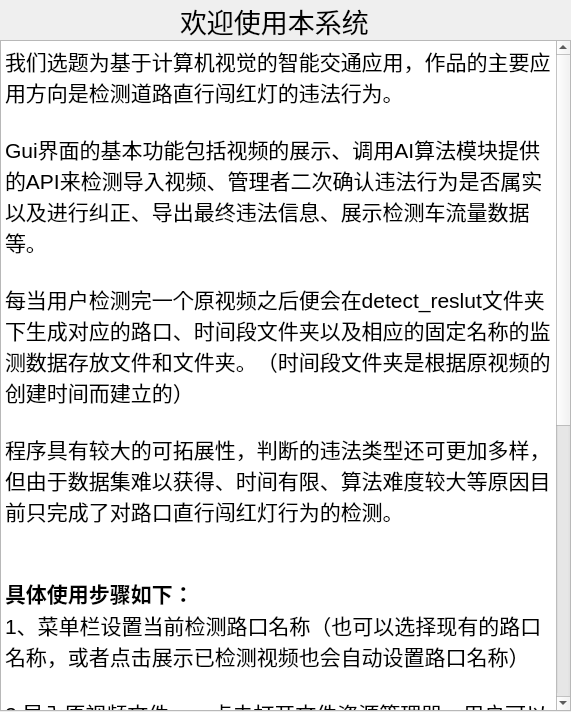
<?xml version="1.0" encoding="UTF-8"?>
<ui version="4.0">
 <class>Dialog</class>
 <widget class="QDialog" name="Dialog">
  <property name="geometry">
   <rect>
    <x>0</x>
    <y>0</y>
    <width>571</width>
    <height>712</height>
   </rect>
  </property>
  <property name="minimumSize">
   <size>
    <width>571</width>
    <height>712</height>
   </size>
  </property>
  <property name="maximumSize">
   <size>
    <width>571</width>
    <height>712</height>
   </size>
  </property>
  <property name="windowTitle">
   <string>使用手册</string>
  </property>
  <widget class="QTextBrowser" name="textBrowser">
   <property name="geometry">
    <rect>
     <x>0</x>
     <y>40</y>
     <width>571</width>
     <height>671</height>
    </rect>
   </property>
   <property name="html">
    <string>&lt;!DOCTYPE HTML PUBLIC &quot;-//W3C//DTD HTML 4.0//EN&quot; &quot;http://www.w3.org/TR/REC-html40/strict.dtd&quot;&gt;
&lt;html&gt;&lt;head&gt;&lt;meta name=&quot;qrichtext&quot; content=&quot;1&quot; /&gt;&lt;style type=&quot;text/css&quot;&gt;
p, li { white-space: pre-wrap; }
&lt;/style&gt;&lt;/head&gt;&lt;body style=&quot; font-family:'SimSun'; font-size:11.25pt; font-weight:400; font-style:normal;&quot;&gt;
&lt;p style=&quot; margin-top:0px; margin-bottom:0px; margin-left:0px; margin-right:0px; -qt-block-indent:0; text-indent:0px;&quot;&gt;&lt;span style=&quot; font-size:16pt;&quot;&gt;我们选题为基于计算机视觉的智能交通应用，作品的主要应用方向是检测道路直行闯红灯的违法行为。&lt;/span&gt;&lt;/p&gt;
&lt;p style=&quot;-qt-paragraph-type:empty; margin-top:0px; margin-bottom:0px; margin-left:0px; margin-right:0px; -qt-block-indent:0; text-indent:0px; font-size:16pt;&quot;&gt;&lt;br /&gt;&lt;/p&gt;
&lt;p style=&quot; margin-top:0px; margin-bottom:0px; margin-left:0px; margin-right:0px; -qt-block-indent:0; text-indent:0px;&quot;&gt;&lt;span style=&quot; font-size:16pt;&quot;&gt;Gui界面的基本功能包括视频的展示、调用AI算法模块提供的API来检测导入视频、管理者二次确认违法行为是否属实以及进行纠正、导出最终违法信息、展示检测车流量数据等。&lt;/span&gt;&lt;/p&gt;
&lt;p style=&quot;-qt-paragraph-type:empty; margin-top:0px; margin-bottom:0px; margin-left:0px; margin-right:0px; -qt-block-indent:0; text-indent:0px; font-size:16pt;&quot;&gt;&lt;br /&gt;&lt;/p&gt;
&lt;p style=&quot; margin-top:0px; margin-bottom:0px; margin-left:0px; margin-right:0px; -qt-block-indent:0; text-indent:0px;&quot;&gt;&lt;span style=&quot; font-size:16pt;&quot;&gt;每当用户检测完一个原视频之后便会在detect_reslut文件夹下生成对应的路口、时间段文件夹以及相应的固定名称的监测数据存放文件和文件夹。（时间段文件夹是根据原视频的创建时间而建立的）&lt;/span&gt;&lt;/p&gt;
&lt;p style=&quot;-qt-paragraph-type:empty; margin-top:0px; margin-bottom:0px; margin-left:0px; margin-right:0px; -qt-block-indent:0; text-indent:0px; font-size:16pt;&quot;&gt;&lt;br /&gt;&lt;/p&gt;
&lt;p style=&quot; margin-top:0px; margin-bottom:0px; margin-left:0px; margin-right:0px; -qt-block-indent:0; text-indent:0px;&quot;&gt;&lt;span style=&quot; font-size:16pt;&quot;&gt;程序具有较大的可拓展性，判断的违法类型还可更加多样，但由于数据集难以获得、时间有限、算法难度较大等原因目前只完成了对路口直行闯红灯行为的检测。&lt;/span&gt;&lt;/p&gt;
&lt;p style=&quot;-qt-paragraph-type:empty; margin-top:0px; margin-bottom:0px; margin-left:0px; margin-right:0px; -qt-block-indent:0; text-indent:0px; font-size:16pt;&quot;&gt;&lt;br /&gt;&lt;/p&gt;
&lt;p style=&quot;-qt-paragraph-type:empty; margin-top:0px; margin-bottom:0px; margin-left:0px; margin-right:0px; -qt-block-indent:0; text-indent:0px; font-size:16pt;&quot;&gt;&lt;br /&gt;&lt;/p&gt;
&lt;p style=&quot; margin-top:0px; margin-bottom:0px; margin-left:0px; margin-right:0px; -qt-block-indent:0; text-indent:0px;&quot;&gt;&lt;span style=&quot; font-size:16pt; font-weight:600;&quot;&gt;具体使用步骤如下：&lt;/span&gt;&lt;/p&gt;
&lt;p style=&quot; margin-top:0px; margin-bottom:0px; margin-left:0px; margin-right:0px; -qt-block-indent:0; text-indent:0px;&quot;&gt;&lt;span style=&quot; font-size:16pt;&quot;&gt;1、菜单栏设置当前检测路口名称（也可以选择现有的路口名称，或者点击展示已检测视频也会自动设置路口名称）&lt;/span&gt;&lt;/p&gt;
&lt;p style=&quot;-qt-paragraph-type:empty; margin-top:0px; margin-bottom:0px; margin-left:0px; margin-right:0px; -qt-block-indent:0; text-indent:0px; font-size:16pt; font-weight:600;&quot;&gt;&lt;br /&gt;&lt;/p&gt;
&lt;p style=&quot; margin-top:0px; margin-bottom:0px; margin-left:0px; margin-right:0px; -qt-block-indent:0; text-indent:0px;&quot;&gt;&lt;span style=&quot; font-size:16pt;&quot;&gt;2.导入原视频文件——点击打开文件资源管理器，用户可以导入待检测的视频。（请首先进行第一步！！）&lt;/span&gt;&lt;/p&gt;
&lt;p style=&quot;-qt-paragraph-type:empty; margin-top:0px; margin-bottom:0px; margin-left:0px; margin-right:0px; -qt-block-indent:0; text-indent:0px; font-size:16pt;&quot;&gt;&lt;br /&gt;&lt;/p&gt;
&lt;p style=&quot; margin-top:0px; margin-bottom:0px; margin-left:0px; margin-right:0px; -qt-block-indent:0; text-indent:0px;&quot;&gt;&lt;span style=&quot; font-size:16pt;&quot;&gt;2.检测——点击可以加载模型对视频文件进行检测。（该按钮对应的响应函数为本项目主要的算法部分API）&lt;/span&gt;&lt;/p&gt;
&lt;p style=&quot;-qt-paragraph-type:empty; margin-top:0px; margin-bottom:0px; margin-left:0px; margin-right:0px; -qt-block-indent:0; text-indent:0px; font-size:16pt;&quot;&gt;&lt;br /&gt;&lt;/p&gt;
&lt;p style=&quot; margin-top:0px; margin-bottom:0px; margin-left:0px; margin-right:0px; -qt-block-indent:0; text-indent:0px;&quot;&gt;&lt;span style=&quot; font-size:16pt;&quot;&gt;3.查看违章帧——点击可以在下放方显示违章闯红灯车辆的信息即车牌，并对其进行人为的二次确认。&lt;/span&gt;&lt;/p&gt;
&lt;p style=&quot;-qt-paragraph-type:empty; margin-top:0px; margin-bottom:0px; margin-left:0px; margin-right:0px; -qt-block-indent:0; text-indent:0px; font-size:16pt;&quot;&gt;&lt;br /&gt;&lt;/p&gt;
&lt;p style=&quot; margin-top:0px; margin-bottom:0px; margin-left:0px; margin-right:0px; -qt-block-indent:0; text-indent:0px;&quot;&gt;&lt;span style=&quot; font-size:16pt;&quot;&gt;4.导出违章文本信息——点击选择导出违章信息输出格式。（*.txt或者*.xlsx）&lt;/span&gt;&lt;/p&gt;
&lt;p style=&quot;-qt-paragraph-type:empty; margin-top:0px; margin-bottom:0px; margin-left:0px; margin-right:0px; -qt-block-indent:0; text-indent:0px; font-size:16pt;&quot;&gt;&lt;br /&gt;&lt;/p&gt;
&lt;p style=&quot; margin-top:0px; margin-bottom:0px; margin-left:0px; margin-right:0px; -qt-block-indent:0; text-indent:0px;&quot;&gt;&lt;span style=&quot; font-size:16pt;&quot;&gt;5.退出系统——点击可关闭窗口。&lt;/span&gt;&lt;/p&gt;
&lt;p style=&quot;-qt-paragraph-type:empty; margin-top:0px; margin-bottom:0px; margin-left:0px; margin-right:0px; -qt-block-indent:0; text-indent:0px; font-size:16pt;&quot;&gt;&lt;br /&gt;&lt;/p&gt;
&lt;p style=&quot; margin-top:0px; margin-bottom:0px; margin-left:0px; margin-right:0px; -qt-block-indent:0; text-indent:0px;&quot;&gt;&lt;span style=&quot; font-size:16pt;&quot;&gt;6.菜单中有清楚数据的菜单项——点击清楚数据的菜单项，可将程序中在运行过程中缓存的数据清除。&lt;/span&gt;&lt;/p&gt;
&lt;p style=&quot;-qt-paragraph-type:empty; margin-top:0px; margin-bottom:0px; margin-left:0px; margin-right:0px; -qt-block-indent:0; text-indent:0px; font-size:16pt;&quot;&gt;&lt;br /&gt;&lt;/p&gt;&lt;/body&gt;&lt;/html&gt;</string>
   </property>
  </widget>
  <widget class="QLabel" name="label">
   <property name="geometry">
    <rect>
     <x>180</x>
     <y>0</y>
     <width>211</width>
     <height>41</height>
    </rect>
   </property>
   <property name="font">
    <font>
     <family>宋体</family>
     <pointsize>20</pointsize>
    </font>
   </property>
   <property name="text">
    <string>欢迎使用本系统</string>
   </property>
  </widget>
 </widget>
 <resources/>
 <connections/>
</ui>
